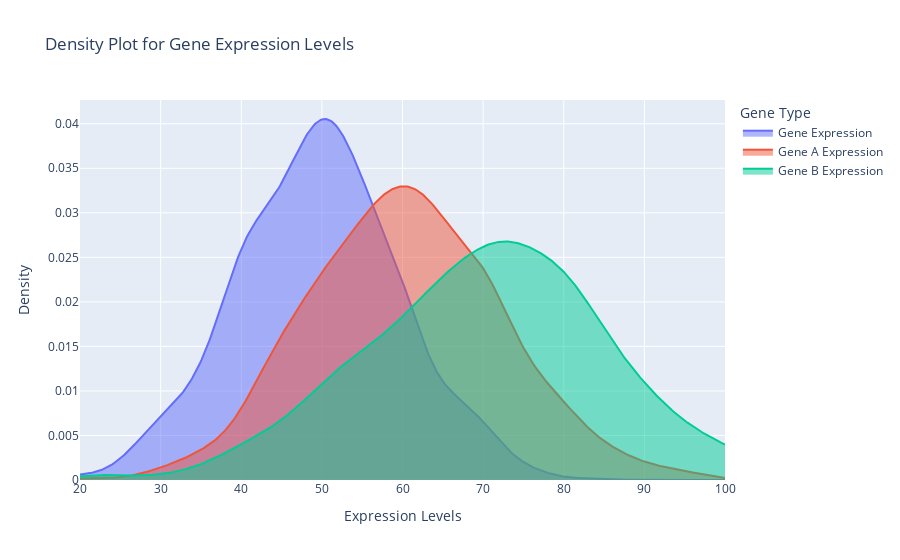

Source (notebook cell):
### Code cell
import numpy as np
from scipy.stats import gaussian_kde
import plotly.graph_objects as go

# Generate example data for three expression levels
Gene_expression = np.random.normal(50, 10, 1000)  # Example data for Gene_Expression
Gene_A_expression = np.random.normal(60, 12, 1000)  # Example data for Gene_A_Expression
Gene_B_expression = np.random.normal(70, 15, 1000)  # Example data for Gene_B_Expression

# Kernel Density Estimation (KDE) for each dataset
kde_gene = gaussian_kde(gene_expression)
kde_gene_a = gaussian_kde(gene_a_expression)
kde_gene_b = gaussian_kde(gene_b_expression)

x_vals = np.linspace(20, 100, 500)  # Common x-axis range

# Compute KDE values
y_gene = kde_gene(x_vals)
y_gene_a = kde_gene_a(x_vals)
y_gene_b = kde_gene_b(x_vals)

# Create the figure
fig = go.Figure()

# Add density trace for Gene Expression
fig.add_trace(go.Scatter(
    x=x_vals, y=y_gene,
    fill="tozeroy",
    name="Gene Expression"
))

# Add density trace for Gene A Expression
fig.add_trace(go.Scatter(
    x=x_vals, y=y_gene_a,
    fill="tozeroy",
    name="Gene A Expression"
))

# Add density trace for Gene B Expression
fig.add_trace(go.Scatter(
    x=x_vals, y=y_gene_b,
    fill="tozeroy",
    name="Gene B Expression"
))

# Update layout
fig.update_layout(
    title="Density Plot for Gene Expression Levels",
    xaxis_title="Expression Levels",
    yaxis_title="Density",
    legend_title="Gene Type"
)

fig.show()

### Figure 1 — Plotly figure (JSON) as saved in the notebook; plotly's stock layout.template omitted (floating-point values rounded to 4 significant figures; data arrays with more than 128 entries replaced by an {"elided": "..."} marker saying what was removed)
{"data": [{"fill": "tozeroy", "name": "Gene Expression", "type": "scatter", "x": {"elided": "500 float values"}, "y": {"elided": "500 float values"}}, {"fill": "tozeroy", "name": "Gene A Expression", "type": "scatter", "x": {"elided": "500 float values"}, "y": {"elided": "500 float values"}}, {"fill": "tozeroy", "name": "Gene B Expression", "type": "scatter", "x": {"elided": "500 float values"}, "y": {"elided": "500 float values"}}], "layout": {"autosize": true, "legend": {"title": {"text": "Gene Type"}}, "title": {"text": "Density Plot for Gene Expression Levels"}, "xaxis": {"autorange": true, "range": [20, 100], "title": {"text": "Expression Levels"}, "type": "linear"}, "yaxis": {"autorange": true, "range": [0, 0.04267], "title": {"text": "Density"}, "type": "linear"}}}
